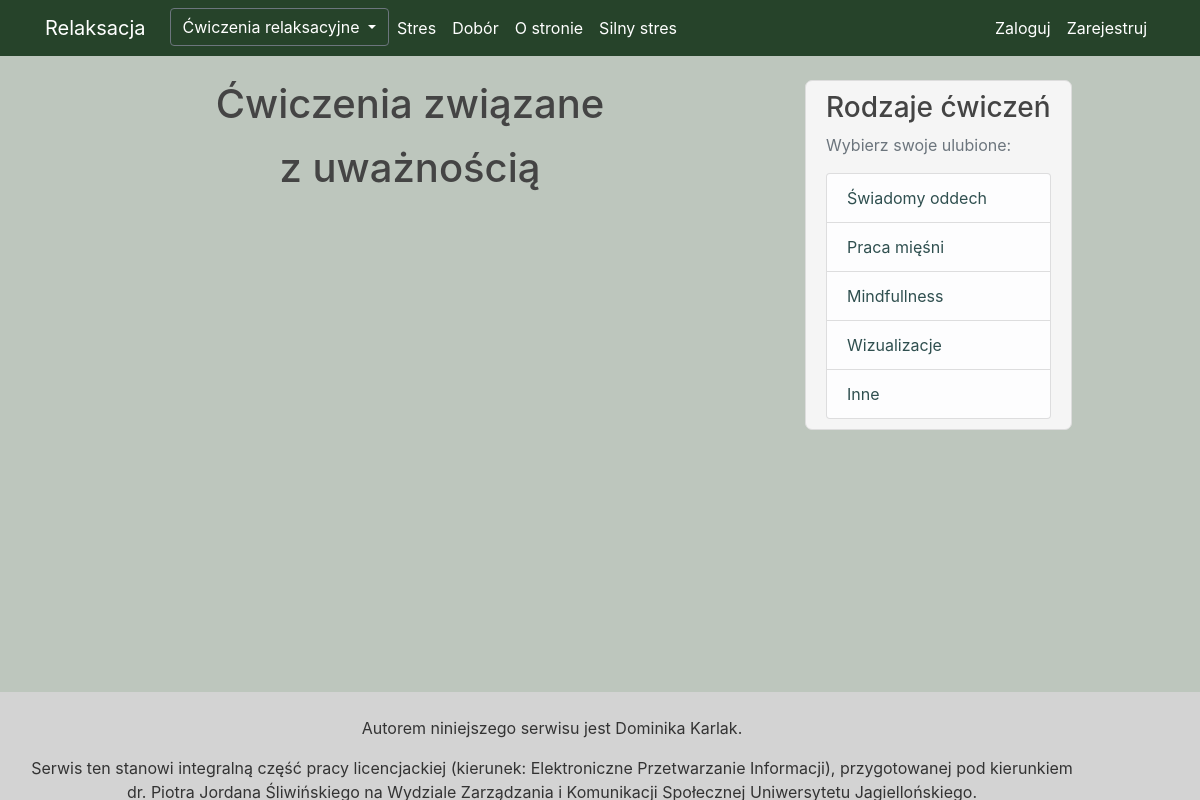
The page /mindfullness on the database as committed earlier.
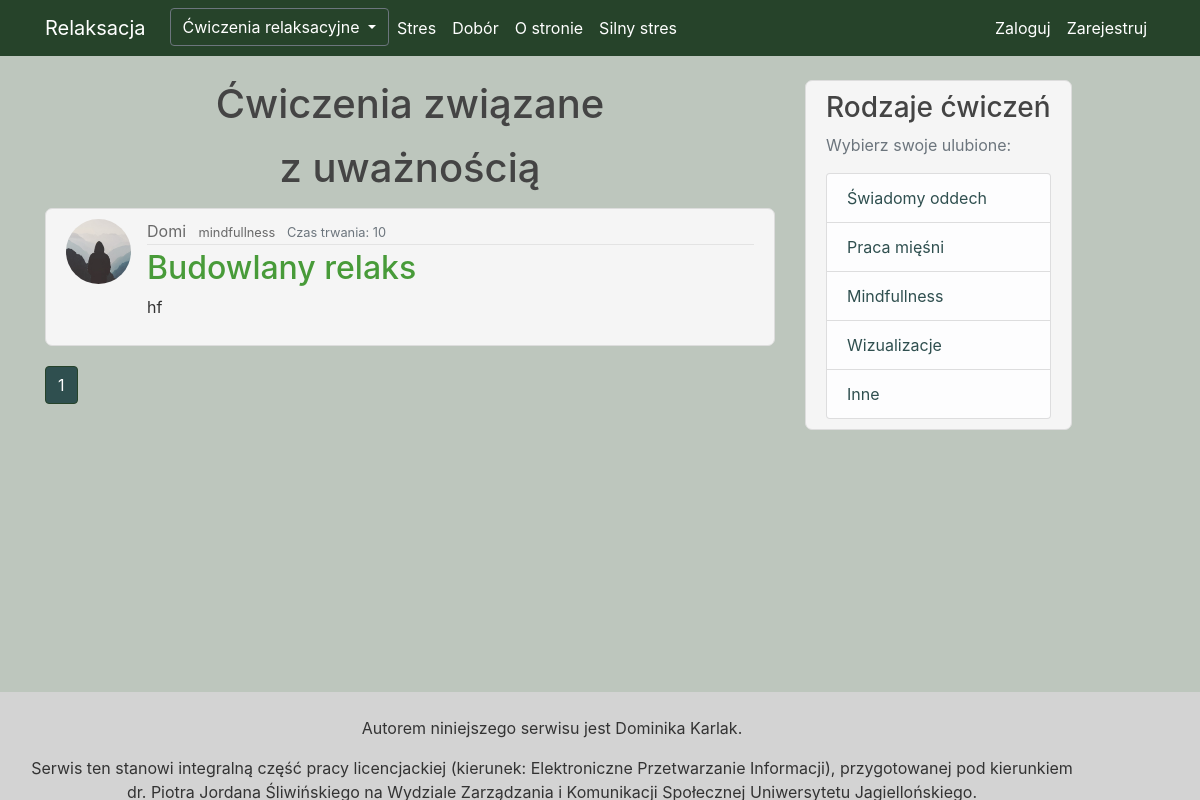
The same page on the database as committed later.
### Relaks/models.py (models this page shows, shortened)
class Post(db.Model):
    id = db.Column(db.Integer, primary_key=True, autoincrement=True)
    name = db.Column(db.String(100), nullable=True)
    category = db.Column(db.String(100), nullable=True)
    time = db.Column(db.Integer, nullable=True)
    content = db.Column(db.Text, nullable=True)
    user_id = db.Column(db.Integer, db.ForeignKey('user.id'), nullable=False)
    fav = db.relationship('Favourite', backref='fav', lazy=True)
    comments = db.relationship("Comment", backref='article', lazy=True)

class User(db.Model, UserMixin):
    id = db.Column(db.Integer, primary_key=True)
    username = db.Column(db.String(20), unique=True, nullable=False)
    email = db.Column(db.String(120), unique=True, nullable=False)
    image_file = db.Column(db.String(20), nullable=False, default='default.jpg')
    password = db.Column(db.String(60), nullable=False)
    is_admin = db.Column(db.Boolean, nullable=False)
    posts = db.relationship('Post', backref='author', lazy=True)
    fav = db.relationship('Favourite', backref='author', lazy=True)
    comments = db.relationship('Comment', backref='author', lazy=True)

### Relaks/routes.py (the view)
@app.route("/mindfullness", methods=['GET', 'POST'])
def mindfullness():
    page = request.args.get('page', 1, type=int)
    post = Post.query.filter(
        Post.category == 'mindfullness').paginate(page=page, per_page=3)
    return render_template('mindfullness.html', title='Mindfullness', post=post)

### Relaks/templates/mindfullness.html (shortened to what this page needs)
{% extends "layout.html" %}
{% block content %}
    <h1> <p style="text-align: center"> Ćwiczenia związane </p>
        <p style="text-align: center"> z uważnością </p> </h1>
      {% for post in post.items %}
          <article class="media content-section">
          <img class="rounded-circle article-img" src="{{ url_for('static', filename='photo/' + post.author.image_file) }}">
          <div class="media-body">
            <div class="article-metadata">
               <a class="mr-2" href="{{ url_for('user_posts', username=post.author.username) }}">{{ post.author.username }}</a>
              <small class="article-category">
          <a
            class="mr-2"
            href="{{ url_for('mindfullness', category=post.category) }}"
            >{{ post.category }}</a>
                </small>
                <small class="text-muted">Czas trwania: {{ post.time }}</small>
            </div>
            <h2> <a class="article-title" href="{{ url_for('post', post_id=post.id) }}">{{ post.name}}</a> </h2>
            <p class="article-content">{{ post.content }}</p>
          </div>
        </article>
    {% endfor %}
      {% for page_num in post.iter_pages(left_edge=1, right_edge=1, left_current=1, right_current=2) %}
        {% if page_num %}
            {% if post.page == page_num %}
                <a class="btn btn-info mb-4" style="background-color: darkslategrey; border-color: #26432a" href="{{ url_for('mindfullness', page=page_num)  }}"> {{ page_num }}</a>
             {% else %}
                <a class="btn btn-outline-info mb-4" style="background-color: darkslategrey; border-color: #26432a; " href="{{ url_for('mindfullness', page=page_num)  }}"> {{ page_num }}</a>
             {% endif %}
        {% endif %}
    {% endfor %}
{% endblock content %}

Rows that differ between the two databases and show on the page:
now on this page (row edited): Post: image_file (placeholder picture), author.username "Domi", category "mindfullness", time "10", name "Budowlany relaks", content "hf"
Other text that changed with them:
new list line: "1"
